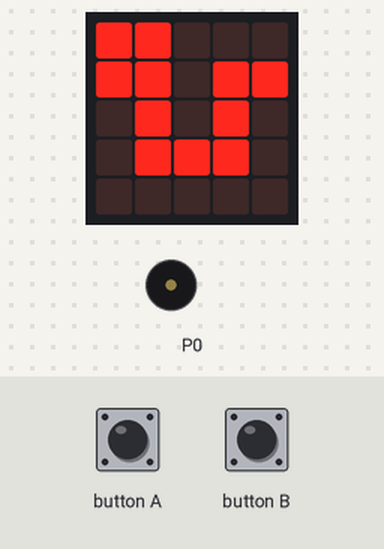
The program below on a simulated BBC micro:bit (MakeCode). On the bench: the board's 5×5 LED display, buzzer (waves = sounding). The test bench sets the inputs (shaded band).

Above: at 0.1 s.
1.3 s: button A pressed for 0.15 s
At 1.82 s:
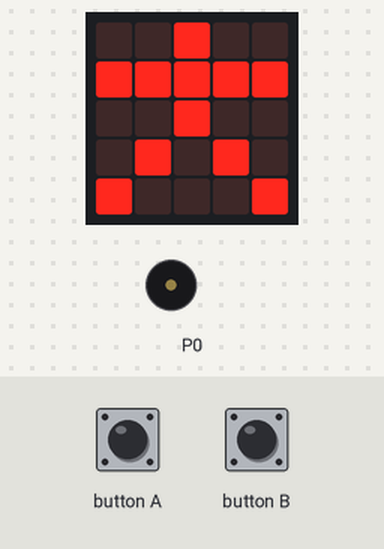
2.0 s: button B pressed for 0.15 s
At 3.9 s:
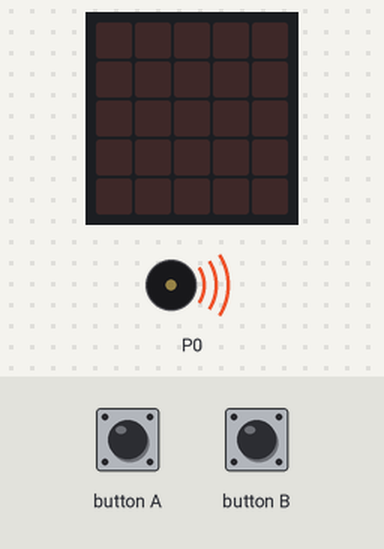
Timing chart, 0 to 10.0 s (numbered marks = the images above; inputs shaded):
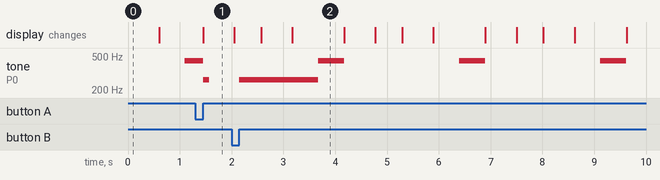

Measured:
- after the input at 1.3 s, tone on P0: 440 Hz → 262 Hz after 0.15 s, → silent 0.12 s later
- what the display in image 2 shows lasts 1.0 s, from 3.2 s to 4.2 s

The program:

Microbit-flashing-heart.py
```python
def on_forever():
    basic.show_icon(IconNames.SNAKE)
    basic.clear_screen()
    basic.pause(500)
    music.play_melody("A", 120)
    basic.show_icon(IconNames.STICK_FIGURE)
    basic.clear_screen()
    basic.pause(500)
basic.forever(on_forever)
#music.play_melody("C", 500)
def on_button_pressed_a():
    music.play_melody("C", 500)
def on_button_pressed_b():
    music.ring_tone(Note.C)
input.on_button_pressed(Button.A, on_button_pressed_a)
# music.ring_tone(Note.C)
# basic.forever(on_forever)
input.on_button_pressed(Button.B, on_button_pressed_b)
```
